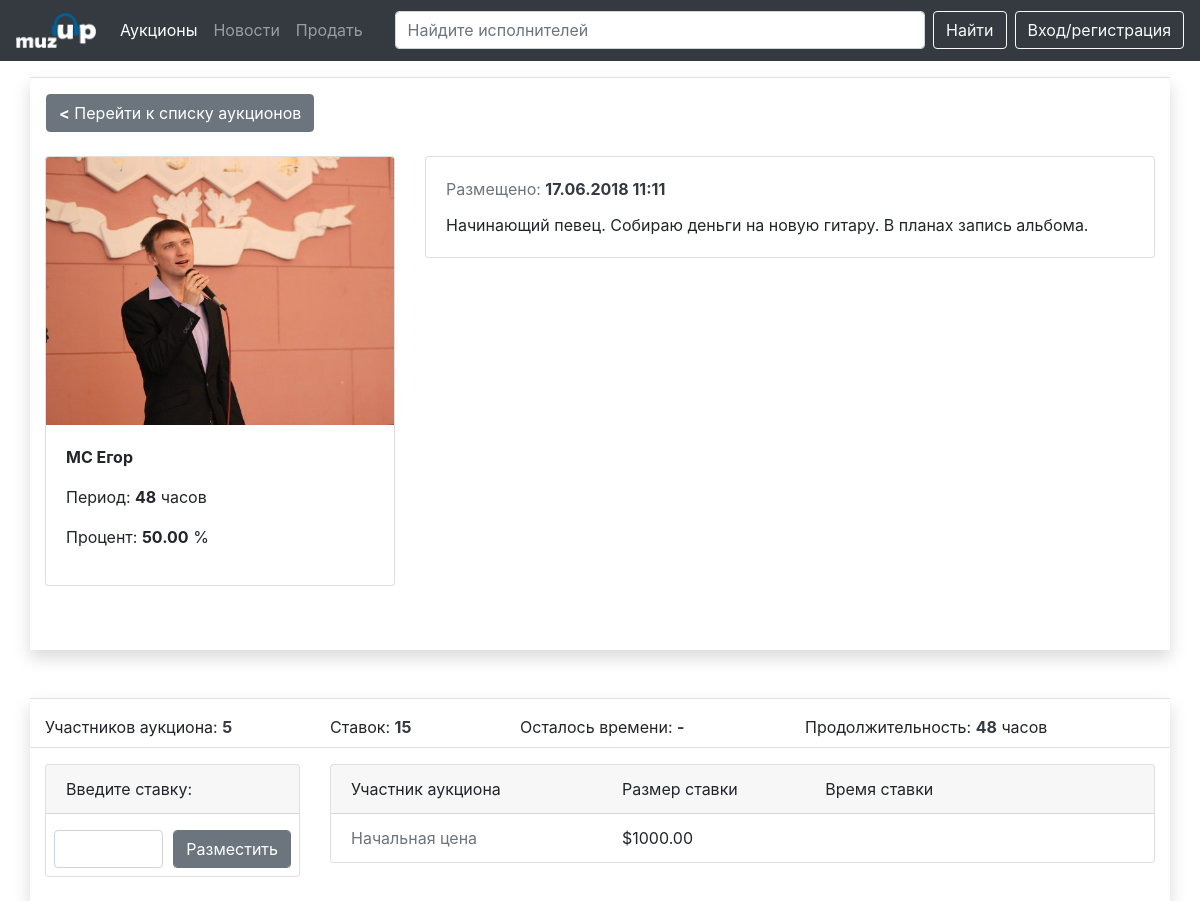
The app's page /auction.php?id=2 with its own data.
### tables this page shows
CREATE TABLE `auctions` (
  `id` int(11) NOT NULL,
  `id_goods` int(11) NOT NULL,
  `id_user` int(11) NOT NULL,
  `current_price` decimal(15,2) NOT NULL,
  `status` set('0','1') NOT NULL,
  `period` int(11) NOT NULL,
  `date_start` datetime NOT NULL,
  `commission` decimal(8,2) NOT NULL DEFAULT '1.00',
  `datetime_add` datetime NOT NULL DEFAULT CURRENT_TIMESTAMP
);

CREATE TABLE `goods` (
  `id` int(11) NOT NULL,
  `name` varchar(255) NOT NULL,
  `description` text NOT NULL,
  `img` varchar(255) NOT NULL,
  `category` varchar(64) NOT NULL,
  `datetime_add` datetime NOT NULL DEFAULT CURRENT_TIMESTAMP,
  `period` varchar(10) NOT NULL,
  `percent` decimal(4,2) NOT NULL
);

### auction.php (the view, shortened to what this page needs)
<?php require_once 'libs/mysqli.php'; ?>
<!DOCTYPE html>
<html lang="ru">
<head>
	<link rel="stylesheet" href="css/bootstrap.css">
	<link rel="stylesheet" href="css/style.css">
</head>
<body>
	<?php if (!isset($_GET['id'])) {
		header("Location: index.php");
	}
	else {
		$id = $_GET['id'];
		$result = $mysqli->query("SELECT * FROM `goods` INNER JOIN auctions ON auctions.id_goods = goods.id WHERE auctions.id = $id");
		$result = $result -> fetch_all(MYSQLI_ASSOC);
	} ?>
	<?php require_once 'items/navbar.php' ?>
	<div class="container  shadow pb-3 mb-5 pt-3 border-top">
		<div class="row mb-4">
			<a href="index.php" class="btn btn-secondary ml-3"><strong>&lt;</strong> Перейти к списку аукционов</a>
		</div>
		<div class="row mb-5">
			<div class="col-lg-4">
				<div class="card ">
					<img class="card-img-top " src="img/<?=$result[0]['img'] ?>" alt="Имущество">
					<div class="card-body">
						<p class="card-text goods-name"><strong><?=$result[0]['name'] ?></strong></p>
						<p>Период: <strong><?=$result[0]['period'] ?></strong> часов</p>
						<p>Процент: <strong><?=$result[0]['percent'] ?></strong> %</p>
					</div>
				</div>
			</div>
			<div class="col-md-8">
				<div class="card flex-md-row mb-1 box-shadow h-md-250">
					<div class="card-body d-flex flex-column align-items-start">
						<div class="mb-1 text-muted"> Размещено: <strong class="d-inline-block mb-2 text-dark"><?= date_format(date_create($result[0]['datetime_add']), "d.m.Y H:i");  ?></strong></div>
						<p class="card-text mb-auto goods-description"><?=$result[0]['description'] ?></p>
					</div>
				</div>
			</div>
      </div>
		</div>
		<div class="container shadow border-top pb-4 pt-3">
			<div class="row mb-3 border border-top-0 border-right-0 border-left-0">
				<div class="col-3">Участников аукциона: <strong class="d-inline-block mb-2 text-dark">5</strong></div>
				<div class="col-2">Ставок: <strong class="d-inline-block mb-2 text-dark">15</strong></div>
				<div class="col-3">Осталось времени: <strong class="d-inline-block mb-2 text-dark">-</strong></div>
				<div class="col-3">Продолжительность: <strong class="d-inline-block mb-2 text-dark"><?=$result[0]['period'] ?></strong> часов</div>
			</div>
			<div class="row">
				<div class="col-3">
					<div class="card ">
						<div class="card-header">
							Введите ставку:
						</div>
						<?php $id = $_GET['id']; ?>
						<form class="mt-3 mb-2 pl-2 pr-2" action="auction.php?id=<?=$id ?>" method="post">
						  <div class="form-row">
						    <div class="col">
						      <input type="text" class="form-control" name='value'>
						    </div>
						    <div class="col">
						      <input type="submit" class="form-control btm btn-secondary" name="bet" value="Разместить">
						    </div>
						  </div>
						</form>
					</div>
				</div>
				<div class="col-9">
					<div class="card ">
						<div class="card-header">
							<div class="row">
								<div class="col-4">Участник аукциона</div>
								<div class="col-3">Размер ставки</div>
								<div class="col-4">Время ставки</div>
							</div>
						</div>
						<ul class="list-group list-group-flush">
							<li class="list-group-item">
								<div class="row">
									<div class="col-4 text-muted">Начальная цена</div>
									<div class="col-3">$<span><?=$result[0]['current_price'] ?></span></div>
									<div class="col-4"></div>
								</div>
							</li>
						</ul>
					</div>
				</div>
			</div>
		</div>
</body>
</html>

### css/style.css (style rules this page uses)
.goods-name { max-height: 72px; overflow-y: hidden; }
.goods-description { max-height: 260px; overflow-y: scroll; }

### records on screen
auctions: id_goods.img (picture), id_goods.name "МС Егор", period "48", id_goods.percent "50.00", datetime_add "17.06.2018 11:11", id_goods.description "Начинающий певец. Собираю деньги на новую гитару. В планах запись альбома.", current_price "1000.00"
